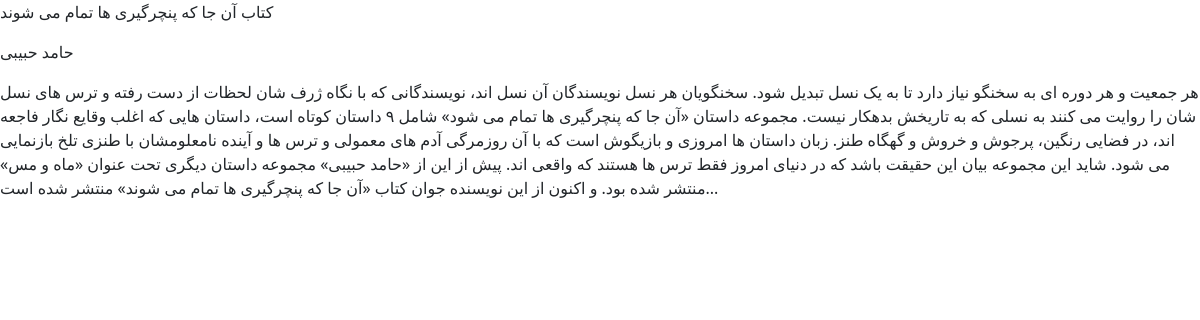
Page /book/detail/1/9696-short-story-collection/ on the committed database.
### home/models.py (models this page shows, shortened)
class Book(models.Model):
    name = models.CharField(max_length=100, verbose_name='نام')
    slug = models.SlugField(max_length=100, unique=True, verbose_name='اسلاگ')
    author = models.CharField(max_length=100, verbose_name='نویسنده')
    description = models.TextField(verbose_name='توضیحات')
    class Meta:
        verbose_name = 'کتاب'
        verbose_name_plural = 'کتاب ها'

### home/views.py (the view)
# urls.py: path('book/detail/<int:book_id>/<slug:book_slug>/', views.BookDetailView.as_view(), name='book_detail'),
class BookDetailView(View):
    def get(self, request, book_id, book_slug):
        book = get_object_or_404(Book, id=book_id, slug=book_slug)
        return render(request, 'home/book_detail.html', {'book': book})

### home/templates/home/book_detail.html (shortened to what this page needs)
{% extends 'parent/base.html' %}
{% block content %}
	<p>{{ book.name }}</p>
	<p>{{ book.author }}</p>
	<p>{{ book.description }}</p>
{% endblock %}

### templates/parent/base.html (shortened to what this page needs)
<!DOCTYPE html>
<html lang="en">
<head>
    <link href="https://cdn.jsdelivr.net/npm/bootstrap@5.3.3/dist/css/bootstrap.min.css" rel="stylesheet"
>
</head>
<body>
{% block content %}{% endblock %}
</body>
</html>

### rows in the picture
Book: name "کتاب آن جا که پنچرگیری ها تمام می شوند", author "حامد حبیبی", description "هر جمعیت و هر دوره ای به سخنگو نیاز دارد تا به یک نسل تبدیل شود. سخنگویان هر نسل نویسندگان آن نسل اند، نویسندگانی که با نگاه ژرف شان لحظات از دست رفته و ترس های نسل شان را روایت می کنند به نسلی که به تاریخش بدهکار نیست. مجموعه داستان «آن جا که پنچرگیری ها تمام می شود» شامل ٩ داستان کوتاه است، داستان هایی که اغلب وقایع نگار فاجعه اند، در فضایی رنگین، پرجوش و خروش و گهگاه طنز. زبان داستان ها امروزی و بازیگوش است که با آن روزمرگی آدم های معمولی و ترس ها و آینده نامعلومشان با طنزی تلخ بازنمایی می شود. شاید این مجموعه بیان این حقیقت باشد که در دنیای امروز فقط ترس ها هستند که واقعی اند. پیش از این از «حامد حبیبی» مجموعه داستان دیگری تحت عنوان «ماه و مس» منتشر شده بود. و اکنون از این نویسنده جوان…"
